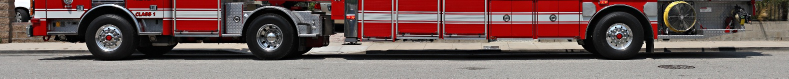
#> input picture truck.jpg, 1577 x 157 px, given in place of cars_pass.mp4, which was not available (shown at 1/2 size)
$ python cars.py
#> lines starting #> are read from the running program, lines starting #| are printed output that depends on the picture; after the words box and inside, x2 and y2 are one past the last pixel; in counts of white or black regions, pixels touching at a corner belong together; pictures that were not available may be replaced by others from this repository, and a replacement may not be noted
import cv2
import numpy as np
from copy import deepcopy
import math
import pdb
# pdb.set_trace()
temp = None
cap = cv2.VideoCapture('cars_pass.mp4')
wheel_count = []

# flag to check if second tire has been found in the frame
tire = 0

# counter for which car number we are at
car = 1

# flag to check if its current car, is set to one a car is in frame and to zero again
# after there no car for a certain period in frame
flag = 0

# dictionary of  each wheel position at each frame
wheel_position = {}

frame_count = 0
frame_width = int(cap.get(3))  # 1920
frame_height = int(cap.get(4))  # 1080
# write output video
out1 = cv2.VideoWriter('outputcar.avi', cv2.VideoWriter_fourcc('M', 'J', 'P', 'G'), 5, (frame_width, frame_height))
label = []

while (cap.isOpened()):
    frame_count += 1
    wno = 1
    ret, frame = cap.read()
#> frame is the input picture: shape (157, 1577, 3); mean B, G, R 92, 94, 116.1
    if ret:
        img = frame

        # unused copy
        img1 = deepcopy(img)

        # gray scale the image
        gray = cv2.cvtColor(img, cv2.COLOR_BGR2GRAY)
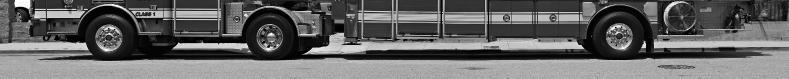
#> gray: shape (157, 1577) (shown at 1/2 size); min 0, max 255, mean 100.4
        # remove noises
        blur = cv2.GaussianBlur(gray, (11, 11), 0)
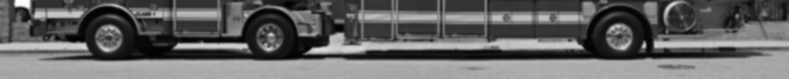
#> blur: shape (157, 1577) (shown at 1/2 size); min 1, max 254, mean 100.4
        # find edges (to be passed to hough circles)
        edges = cv2.Canny(blur, 0, 200, apertureSize=3)
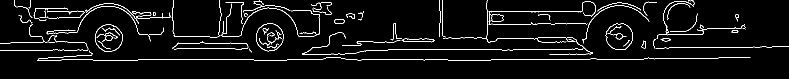
#> edges: shape (157, 1577) (shown at 1/2 size); 4.1% white in thin lines or dots, all inside (x1, y1, x2, y2) = (0, 0, 1577, 122)

        # Detect circles in the image
        circles = cv2.HoughCircles(edges, cv2.HOUGH_GRADIENT, 2, 200,
                                   param1=60, param2=25, minRadius=54, maxRadius=77)
#> circles = [[215, 73, 60.4], [1239, 81, 69.2], [537, 71, 56], [1031, 61, 58.2], [809, 45, 75.8], [15, 27, 73.6], [1457, 37, 58.2]]

        circles = np.uint16(np.around(circles))
#> circles = [[215, 73, 60], [1239, 81, 69], [537, 71, 56], [1031, 61, 58], [809, 45, 76], [15, 27, 74], [1457, 37, 58]]

        """
        Function used to find speed of the wheel in contention.
        For every wheel, we find the minimum position(i.e, starting position) and maximum position right now(ending position) and the
        associated frames with it this way we can computes pixels/frame.
        """

        def current_speed(cur_wheel):
            s = max(cur_wheel, key=lambda x: x[0][0])
            e = min(cur_wheel, key=lambda x: x[0][0])
            start = s[0][0] * 1.0 #153.0
            end = e[0][0] * 1.0
            s_frame = s[1] * 1.0 #15.0
            e_frame = e[1] * 1.0
            h = (abs((end - start) / (s[1] - e[1])))
            if (math.isnan(h)):
                return 100
            else:
                return math.ceil(h)


        # Function for template matching to remove wrongly detected circles
        def ssd(img1):
            try:
                tire1 = cv2.imread("crop_wheel.png", 0)
                """
                It is rectangular shape. But in some cases, you may need elliptical/circular shaped kernels.
                You just pass the shape and size of the kernel, you get the desired kernel.
                """
                kernel = cv2.getStructuringElement(cv2.MORPH_RECT, (7, 7))
                dist = cv2.morphologyEx(tire1, cv2.MORPH_CLOSE, kernel)
                dist1 = cv2.morphologyEx(img1, cv2.MORPH_CLOSE, kernel)
                dist = cv2.resize(dist, (150, 150), interpolation=cv2.INTER_CUBIC)
                dist1 = cv2.resize(dist1, (150, 150), interpolation=cv2.INTER_CUBIC)
                diff = dist - dist1
                diff = diff ** 2
                ssd = np.sum(diff) #217195
                return ssd
            except:
                pass

        if (len(wheel_count) > 0):
            last_tire = wheel_count[-1]
            if (last_tire == 1):
                flag = 1
            if (last_tire == 2):
                tire = 1
            if (len(wheel_count) > 4):
                if (sum(wheel_count[-4:]) == 0 and flag == 1):
                    car += 1
                    tire = 0
                    flag = 0

        c = 0
        detected_wheels = []
        w = []
        for i in circles[0, :]:
            mask = np.zeros(img.shape, dtype=np.uint8)
            out = mask * img
#> out: shape (157, 1577, 3); every value is 0
            white = 255 - mask
            k = out + white
#> k: shape (157, 1577, 3); every value is 255

            rectX = (i[0] - i[2])  # 994
#> rectX = 155
            rectY = (i[1] - i[2])  # 170
#> rectY = 13

            crop_img = gray[rectY:(rectY + 2 * i[2]), rectX:(rectX + 2 * i[2])]
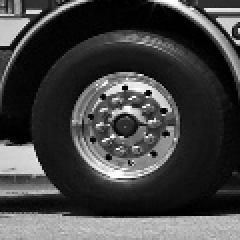
#> crop_img: shape (120, 120) (shown 2 times larger); min 0, max 255, mean 66.9

            """
                 Assumptions: tires are in same line, they don't deviate much in vertical direction,
                 this way circles aren't detected outside tire path.
            """
            if (i[2] < 75 and i[2] > 53 and i[1] < 560 and i[1] > 500):
                detected_wheels.append(crop_img)
                (thresh, final_box) = cv2.threshold(crop_img, 0, 255, cv2.THRESH_BINARY | cv2.THRESH_OTSU)
                try:
                    if (ssd(final_box) < 150000):
                        pass
                    else:
                        c += 1
                        w.append((i[0], i[1], i[2]))
                except:
                    pass

                # W is  contains circles associated with tires
                w = sorted(w, key=lambda x: x[0], reverse=True)

        t = len(w)

        for x in w:
            cv2.circle(img, (x[0], x[1]), x[2], (0, 0, 255), 2)
            if (tire == 0):
                cv2.putText(img, str(2 * (car) - wno), (x[0], x[1] - 100), cv2.FONT_HERSHEY_SIMPLEX, 1.5, (255, 0, 0),
                            thickness=3)
                label.append((2 * (car) - wno))
                temp = [((x[0], x[1]), frame_count)]
                wheel_position[2 * (car) - wno] = wheel_position.get((2 * (car) - wno), []) + temp
                speed = current_speed(wheel_position[2 * (car) - wno])
                # cv2.putText(img, str(speed) + "pixels/frame", (x[0], x[1] + 100), cv2.FONT_HERSHEY_SIMPLEX, 0.85,
                #             (0, 255, 0), thickness=1)
                wno -= 1
            if (tire == 1 and t == 2):
                cv2.putText(img, str(2 * (car) - wno), (x[0], x[1] - 100), cv2.FONT_HERSHEY_SIMPLEX, 1.5, (255, 0, 0),
                            thickness=3)
                label.append((2 * (car) - wno))
                temp = [((x[0], x[1]), frame_count)]
                wheel_position[2 * (car) - wno] = wheel_position.get((2 * (car) - wno), []) + temp
                speed = current_speed(wheel_position[2 * (car) - wno])
                # cv2.putText(img, str(speed) + "pixels/frame", (x[0], x[1] + 100), cv2.FONT_HERSHEY_SIMPLEX, 0.85,
                #             (0, 255, 0), thickness=1)
                wno -= 1
            if (tire == 1 and t == 1):
                cv2.putText(img, str(2 * (car)), (x[0], x[1] - 100), cv2.FONT_HERSHEY_SIMPLEX, 1.5, (255, 0, 0),
                            thickness=3)
                label.append((2 * (car)))
                temp = [((x[0], x[1]), frame_count)]
                wheel_position[2 * (car)] = wheel_position.get((2 * (car)), []) + temp
                speed = current_speed(wheel_position[2 * (car)])

                # cv2.putText(img, str(speed) + "pixels/frame", (x[0], x[1] + 100), cv2.FONT_HERSHEY_SIMPLEX, 0.85,
                #             (0, 255, 0), thickness=1)
            cv2.putText(img, str(max(label)), (1700, 200), cv2.FONT_HERSHEY_SIMPLEX, 4, (0, 0, 255), thickness=3)
#> after the loop, label = []; wheel_position = 0 items; wno = 1

        wheel_count.append(c)

        cv2.imshow("car", img)
        out1.write(img)
        if cv2.waitKey(1) & 0xFF == ord('q'):
#> (key q is pressed here)
            break
    else:
        break

cap.release()
out1.release()
cv2.destroyAllWindows()
